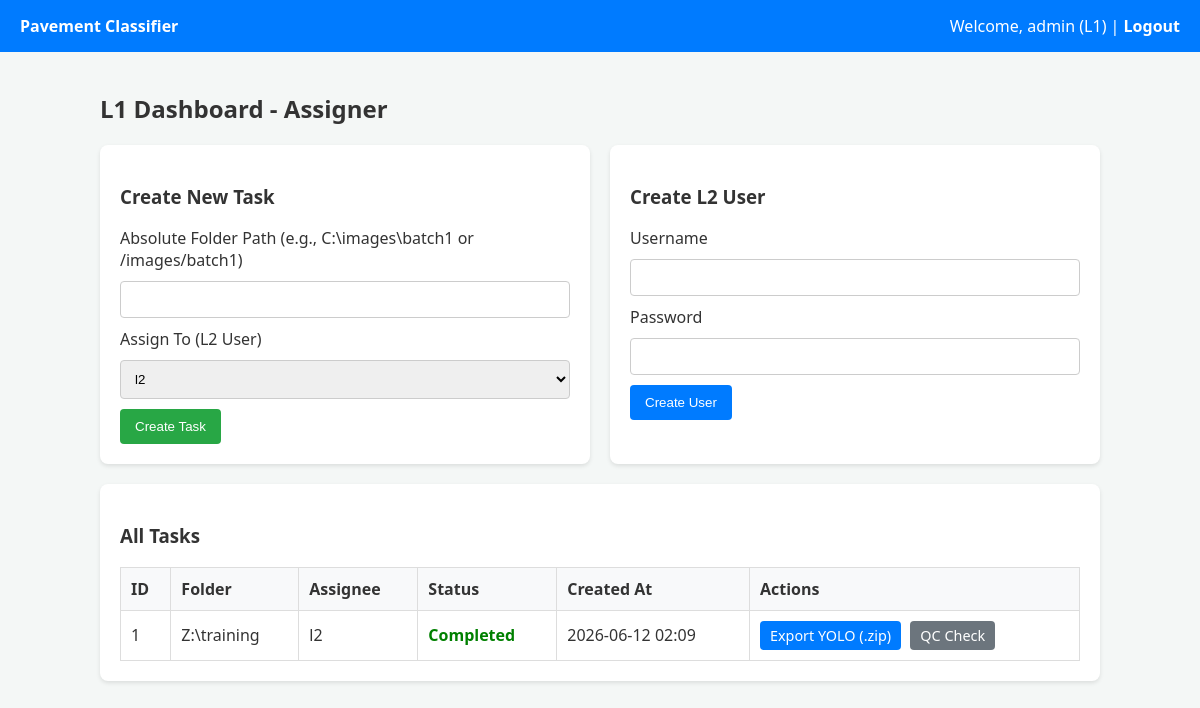
The page /l1_dashboard (signed in) on the database as committed earlier.
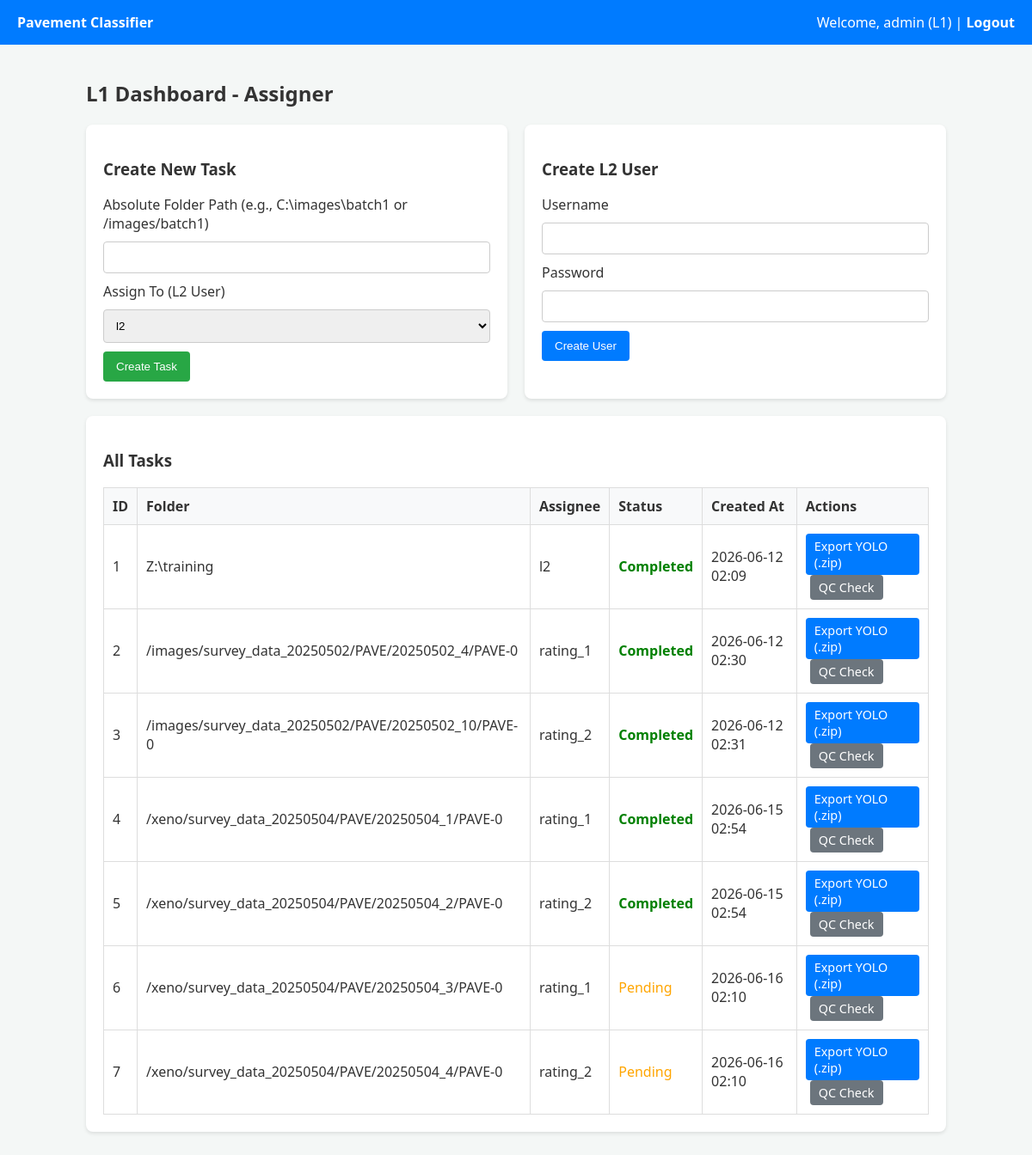
The same page on the database as committed later.
### app/models.py (models this page shows)
class User(Base):
    __tablename__ = "users"
    id = Column(Integer, primary_key=True, index=True)
    username = Column(String, unique=True, index=True)
    role = Column(String) # 'L1' or 'L2'
    hashed_password = Column(String)

class Task(Base):
    __tablename__ = "tasks"
    id = Column(Integer, primary_key=True, index=True)
    assigner_id = Column(Integer, ForeignKey("users.id"))
    assignee_id = Column(Integer, ForeignKey("users.id"))
    folder_path = Column(String)
    status = Column(String, default="pending") # 'pending', 'completed'
    created_at = Column(DateTime, default=datetime.datetime.utcnow)
    assigner = relationship("User", foreign_keys=[assigner_id])
    assignee = relationship("User", foreign_keys=[assignee_id])
    images = relationship("Image", back_populates="task")

### app/main.py (the view)
@app.get("/l1_dashboard", response_class=HTMLResponse)
def l1_dashboard(request: Request, user: User = Depends(require_l1), db: Session = Depends(get_db)):
    tasks = db.query(Task).all()
    l2_users = db.query(User).filter(User.role == "L2").all()
    return templates.TemplateResponse(request=request, name="l1_dashboard.html", context={
        "user": user, "tasks": tasks, "l2_users": l2_users
    })

### templates/l1_dashboard.html
{% extends "base.html" %}
{% block content %}
<h2>L1 Dashboard - Assigner</h2>
<div style="display: flex; gap: 20px;">
    <div class="card" style="flex: 1;">
        <h3>Create New Task</h3>
        <form action="/tasks" method="post">
            <label for="folder_path">Absolute Folder Path (e.g., C:\images\batch1 or /images/batch1)</label>
            <input type="text" id="folder_path" name="folder_path" required>
            <label for="assignee_id">Assign To (L2 User)</label>
            <select id="assignee_id" name="assignee_id" required>
                {% for l2 in l2_users %}
                <option value="{{ l2.id }}">{{ l2.username }}</option>
                {% endfor %}
            </select>
            <button type="submit" class="btn btn-success">Create Task</button>
        </form>
    </div>
    <div class="card" style="flex: 1;">
        <h3>Create L2 User</h3>
        <form action="/users/create_l2" method="post">
            <label for="new_username">Username</label>
            <input type="text" id="new_username" name="username" required>
            <label for="new_password">Password</label>
            <input type="password" id="new_password" name="password" required>
            <button type="submit" class="btn btn-primary">Create User</button>
        </form>
    </div>
</div>
<div class="card">
    <h3>All Tasks</h3>
    <table>
        <thead>
            <tr>
                <th>ID</th>
                <th>Folder</th>
                <th>Assignee</th>
                <th>Status</th>
                <th>Created At</th>
                <th>Actions</th>
            </tr>
        </thead>
        <tbody>
            {% for task in tasks %}
            <tr>
                <td>{{ task.id }}</td>
                <td>{{ task.folder_path }}</td>
                <td>{{ task.assignee.username }}</td>
                <td>
                    {% if task.status == 'completed' %}
                        <span style="color: green; font-weight: bold;">Completed</span>
                    {% else %}
                        <span style="color: orange;">Pending</span>
                    {% endif %}
                </td>
                <td>{{ task.created_at.strftime('%Y-%m-%d %H:%M') }}</td>
                <td>
                    <a href="/tasks/{{ task.id }}/export" class="btn btn-primary btn-sm">Export YOLO (.zip)</a>
                    <a href="/tasks/{{ task.id }}/qc" class="btn btn-secondary btn-sm" style="margin-left: 5px;">QC Check</a>
                </td>
            </tr>
            {% else %}
            <tr><td colspan="6" class="text-center">No tasks found.</td></tr>
            {% endfor %}
        </tbody>
    </table>
</div>
{% endblock %}

### templates/base.html (shortened to what this page needs)
<!DOCTYPE html>
<html lang="en">
<head>
</head>
<body>
    <header>
        <div>
            <a href="/">Pavement Classifier</a>
        </div>
        <div>
            {% if user %}
                <span>Welcome, {{ user.username }} ({{ user.role }}) | </span>
                <a href="/logout">Logout</a>
            {% endif %}
        </div>
    </header>
    <div class="container">
        {% block content %}{% endblock %}
    </div>
</body>
</html>

### templates/base.html (style rules this page uses)
body { font-family: 'Segoe UI', Tahoma, Geneva, Verdana, sans-serif; background-color: #f4f7f6; color: #333; margin: 0; padding: 0; }
.container { max-width: 1000px; margin: 0 auto; padding: 20px; }
header { background-color: #007bff; color: white; padding: 15px 20px; display: flex; justify-content: space-between; align-items: center; }
header a { color: white; text-decoration: none; font-weight: bold; }
.btn { padding: 10px 15px; border: none; border-radius: 4px; cursor: pointer; text-decoration: none; display: inline-block; }
.btn-primary { background-color: #007bff; color: white; }
.btn-success { background-color: #28a745; color: white; }
.btn-secondary { background-color: #6c757d; color: white; }
.card { background: white; border-radius: 8px; padding: 20px; margin-bottom: 20px; box-shadow: 0 2px 4px rgba(0,0,0,0.1); }
input[type="text"], input[type="password"], select { width: 100%; padding: 10px; margin: 10px 0; border: 1px solid #ccc; border-radius: 4px; box-sizing: border-box; }
table { width: 100%; border-collapse: collapse; margin-top: 15px; }
th, td { padding: 10px; border: 1px solid #ddd; text-align: left; }
th { background-color: #f8f9fa; }
.btn-sm { padding: 5px 10px; font-size: 0.9em; }

Rows that differ between the two databases and show on the page:
added Task: id "2", folder_path "/images/survey_data_20250502/PAVE/20250502_4/PAVE-0", assignee.username "rating_1", status "Completed", created_at "2026-06-12 02:30"
added Task: id "3", folder_path "/images/survey_data_20250502/PAVE/20250502_10/PAVE-0", assignee.username "rating_2", status "Completed", created_at "2026-06-12 02:31"
added Task: id "4", folder_path "/xeno/survey_data_20250504/PAVE/20250504_1/PAVE-0", assignee.username "rating_1", status "Completed", created_at "2026-06-15 02:54"
added Task: id "5", folder_path "/xeno/survey_data_20250504/PAVE/20250504_2/PAVE-0", assignee.username "rating_2", status "Completed", created_at "2026-06-15 02:54"
added Task: id "6", folder_path "/xeno/survey_data_20250504/PAVE/20250504_3/PAVE-0", assignee.username "rating_1", status "Pending", created_at "2026-06-16 02:10"
added Task: id "7", folder_path "/xeno/survey_data_20250504/PAVE/20250504_4/PAVE-0", assignee.username "rating_2", status "Pending", created_at "2026-06-16 02:10"
